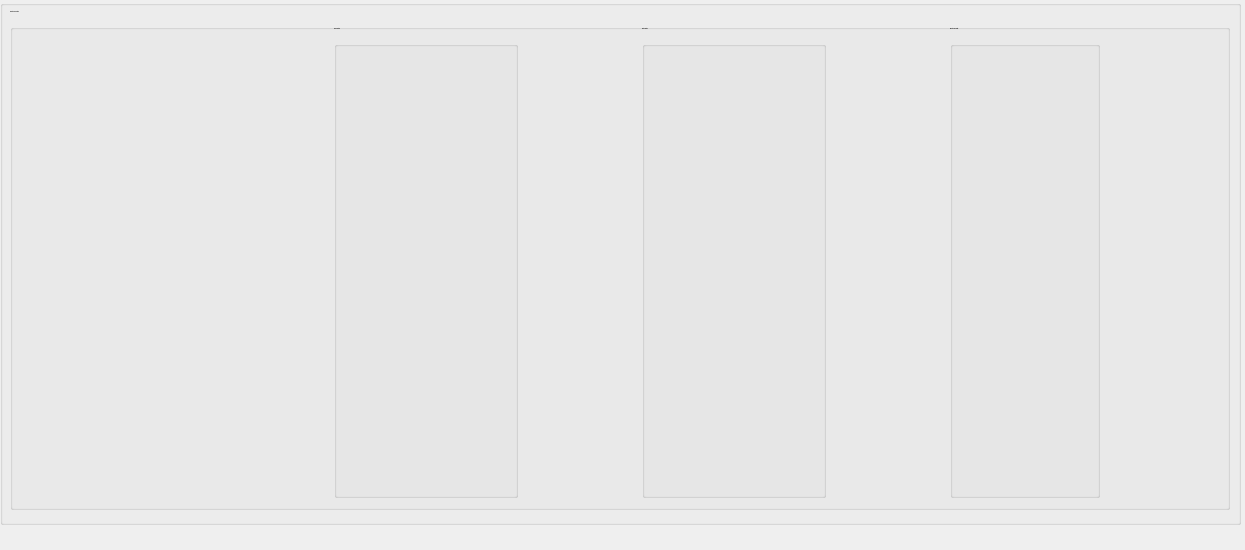
        <widget class="QWidget" name="Leg_Length">
         <property name="minimumSize">
          <size>
           <width>0</width>
           <height>550</height>
          </size>
         </property>
         <property name="maximumSize">
          <size>
           <width>1245</width>
           <height>550</height>
          </size>
         </property>
         <attribute name="title">
          <string>Leg Length</string>
         </attribute>
         <widget class="QGroupBox" name="groupBox_27">
          <property name="geometry">
           <rect>
            <x>0</x>
            <y>0</y>
            <width>1241</width>
            <height>525</height>
           </rect>
          </property>
          <property name="minimumSize">
           <size>
            <width>0</width>
            <height>525</height>
           </size>
          </property>
          <property name="maximumSize">
           <size>
            <width>1245</width>
            <height>525</height>
           </size>
          </property>
          <property name="font">
           <font>
            <family>Arial</family>
            <pointsize>-1</pointsize>
            <italic>false</italic>
            <bold>true</bold>
           </font>
          </property>
          <property name="title">
           <string/>
          </property>
          <property name="alignment">
           <set>Qt::AlignHCenter|Qt::AlignTop</set>
          </property>
          <property name="flat">
           <bool>false</bool>
          </property>
          <widget class="QGroupBox" name="groupBox_41">
           <property name="geometry">
            <rect>
             <x>10</x>
             <y>10</y>
             <width>1220</width>
             <height>500</height>
            </rect>
           </property>
           <property name="minimumSize">
            <size>
             <width>1220</width>
             <height>500</height>
            </size>
           </property>
           <property name="maximumSize">
            <size>
             <width>1220</width>
             <height>425</height>
            </size>
           </property>
           <property name="title">
            <string>Adjust Leg Length</string>
           </property>
           <layout class="QHBoxLayout" name="horizontalLayout_15">
            <item>
             <spacer name="horizontalSpacer_26">
              <property name="orientation">
               <enum>Qt::Horizontal</enum>
              </property>
              <property name="sizeHint" stdset="0">
               <size>
                <width>40</width>
                <height>20</height>
               </size>
              </property>
             </spacer>
            </item>
            <item>
             <widget class="QLabel" name="axial_flexion_position_label_2">
              <property name="minimumSize">
               <size>
                <width>70</width>
                <height>50</height>
               </size>
              </property>
              <property name="maximumSize">
               <size>
                <width>120</width>
                <height>60</height>
               </size>
              </property>
              <property name="font">
               <font>
                <family>Arial</family>
                <pointsize>-1</pointsize>
               </font>
              </property>
              <property name="text">
               <string/>
              </property>
              <property name="alignment">
               <set>Qt::AlignCenter</set>
              </property>
             </widget>
            </item>
            <item>
             <spacer name="horizontalSpacer_40">
              <property name="orientation">
               <enum>Qt::Horizontal</enum>
              </property>
              <property name="sizeHint" stdset="0">
               <size>
                <width>40</width>
                <height>20</height>
               </size>
              </property>
             </spacer>
            </item>
            <item>
             <widget class="QGroupBox" name="groupBox_38">
              <property name="maximumSize">
               <size>
                <width>359</width>
                <height>16777215</height>
               </size>
              </property>
              <property name="title">
               <string>Slow Control</string>
              </property>
              <property name="flat">
               <bool>true</bool>
              </property>
              <layout class="QVBoxLayout" name="verticalLayout_13">
               <property name="spacing">
                <number>25</number>
               </property>
               <item>
                <spacer name="verticalSpacer_5">
                 <property name="orientation">
                  <enum>Qt::Vertical</enum>
                 </property>
                 <property name="sizeHint" stdset="0">
                  <size>
                   <width>20</width>
                   <height>40</height>
                  </size>
                 </property>
                </spacer>
               </item>
               <item>
                <widget class="QPushButton" name="forward_extra_button">
                 <property name="minimumSize">
                  <size>
                   <width>160</width>
                   <height>150</height>
                  </size>
                 </property>
                 <property name="font">
                  <font>
                   <family>Arial</family>
                   <pointsize>-1</pointsize>
                  </font>
                 </property>
                 <property name="icon">
                  <iconset>
                   <normalon>../media/images/buttons/up_1.png</normalon>
                  </iconset>
                 </property>
                 <property name="iconSize">
                  <size>
                   <width>210</width>
                   <height>120</height>
                  </size>
                 </property>
                 <property name="autoRepeat">
                  <bool>true</bool>
                 </property>
                 <property name="flat">
                  <bool>true</bool>
                 </property>
                </widget>
               </item>
               <item>
                <widget class="QPushButton" name="reverse_extra_button">
                 <property name="minimumSize">
                  <size>
                   <width>160</width>
                   <height>150</height>
                  </size>
                 </property>
                 <property name="font">
                  <font>
                   <family>Arial</family>
                   <pointsize>-1</pointsize>
                  </font>
                 </property>
                 <property name="icon">
                  <iconset>
                   <normalon>../media/images/buttons/down_1.png</normalon>
                  </iconset>
                 </property>
                 <property name="iconSize">
                  <size>
                   <width>210</width>
                   <height>120</height>
                  </size>
                 </property>
                 <property name="flat">
                  <bool>true</bool>
                 </property>
                </widget>
               </item>
               <item>
                <spacer name="verticalSpacer_4">
                 <property name="orientation">
                  <enum>Qt::Vertical</enum>
                 </property>
                 <property name="sizeHint" stdset="0">
                  <size>
                   <width>20</width>
                   <height>40</height>
                  </size>
                 </property>
                </spacer>
               </item>
              </layout>
             </widget>
            </item>
            <item>
             <spacer name="horizontalSpacer_27">
              <property name="orientation">
               <enum>Qt::Horizontal</enum>
              </property>
              <property name="sizeHint" stdset="0">
               <size>
                <width>40</width>
                <height>20</height>
               </size>
              </property>
             </spacer>
            </item>
            <item>
             <widget class="QGroupBox" name="groupBox_39">
              <property name="title">
               <string>Fast Control</string>
              </property>
              <layout class="QVBoxLayout" name="verticalLayout_12">
               <property name="spacing">
                <number>25</number>
               </property>
               <item>
                <spacer name="verticalSpacer_7">
                 <property name="orientation">
                  <enum>Qt::Vertical</enum>
                 </property>
                 <property name="sizeHint" stdset="0">
                  <size>
                   <width>20</width>
                   <height>40</height>
                  </size>
                 </property>
                </spacer>
               </item>
               <item>
                <widget class="QPushButton" name="forward_fast_extra_button">
                 <property name="minimumSize">
                  <size>
                   <width>150</width>
                   <height>150</height>
                  </size>
                 </property>
                 <property name="font">
                  <font>
                   <family>Arial</family>
                   <pointsize>-1</pointsize>
                  </font>
                 </property>
                 <property name="icon">
                  <iconset>
                   <normalon>../media/images/buttons/up_2.png</normalon>
                  </iconset>
                 </property>
                 <property name="iconSize">
                  <size>
                   <width>210</width>
                   <height>120</height>
                  </size>
                 </property>
                 <property name="autoRepeat">
                  <bool>true</bool>
                 </property>
                 <property name="flat">
                  <bool>true</bool>
                 </property>
                </widget>
               </item>
               <item>
                <widget class="QPushButton" name="reverse_fast_extra_button">
                 <property name="minimumSize">
                  <size>
                   <width>160</width>
                   <height>100</height>
                  </size>
                 </property>
                 <property name="font">
                  <font>
                   <family>Arial</family>
                   <pointsize>-1</pointsize>
                  </font>
                 </property>
                 <property name="icon">
                  <iconset>
                   <normalon>../media/images/buttons/down_2.png</normalon>
                  </iconset>
                 </property>
                 <property name="iconSize">
                  <size>
                   <width>210</width>
                   <height>120</height>
                  </size>
                 </property>
                 <property name="autoRepeat">
                  <bool>true</bool>
                 </property>
                 <property name="flat">
                  <bool>true</bool>
                 </property>
                </widget>
               </item>
               <item>
                <spacer name="verticalSpacer_6">
                 <property name="orientation">
                  <enum>Qt::Vertical</enum>
                 </property>
                 <property name="sizeHint" stdset="0">
                  <size>
                   <width>20</width>
                   <height>40</height>
                  </size>
                 </property>
                </spacer>
               </item>
              </layout>
             </widget>
            </item>
            <item>
             <spacer name="horizontalSpacer_29">
              <property name="orientation">
               <enum>Qt::Horizontal</enum>
              </property>
              <property name="sizeHint" stdset="0">
               <size>
                <width>40</width>
                <height>20</height>
               </size>
              </property>
             </spacer>
            </item>
            <item>
             <widget class="QGroupBox" name="groupBox_40">
              <property name="minimumSize">
               <size>
                <width>150</width>
                <height>0</height>
               </size>
              </property>
              <property name="title">
               <string>Reset Leg Length</string>
              </property>
              <widget class="QPushButton" name="reset_extra_button">
               <property name="geometry">
                <rect>
                 <x>20</x>
                 <y>190</y>
                 <width>150</width>
                 <height>100</height>
                </rect>
               </property>
               <property name="minimumSize">
                <size>
                 <width>150</width>
                 <height>100</height>
                </size>
               </property>
               <property name="font">
                <font>
                 <family>Arial</family>
                 <pointsize>-1</pointsize>
                </font>
               </property>
               <property name="icon">
                <iconset>
                 <normalon>../media/images/buttons/restart.png</normalon>
                </iconset>
               </property>
               <property name="iconSize">
                <size>
                 <width>119</width>
                 <height>70</height>
                </size>
               </property>
               <property name="flat">
                <bool>true</bool>
               </property>
              </widget>
             </widget>
            </item>
            <item>
             <spacer name="horizontalSpacer_28">
              <property name="orientation">
               <enum>Qt::Horizontal</enum>
              </property>
              <property name="sizeHint" stdset="0">
               <size>
                <width>40</width>
                <height>20</height>
               </size>
              </property>
             </spacer>
            </item>
           </layout>
          </widget>
         </widget>
        </widget>
